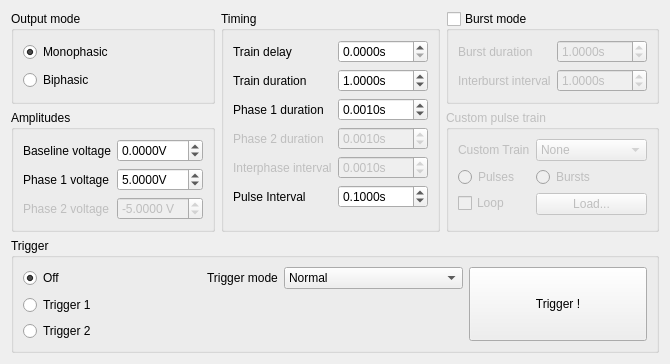
<?xml version="1.0" encoding="UTF-8"?>
<ui version="4.0">
 <class>Form</class>
 <widget class="QWidget" name="Form">
  <property name="geometry">
   <rect>
    <x>0</x>
    <y>0</y>
    <width>596</width>
    <height>323</height>
   </rect>
  </property>
  <property name="windowTitle">
   <string>Form</string>
  </property>
  <layout class="QGridLayout" name="gridLayout">
   <item row="0" column="1" rowspan="2">
    <widget class="QGroupBox" name="groupBox_3">
     <property name="title">
      <string>Timing</string>
     </property>
     <layout class="QFormLayout" name="formLayout_2">
      <item row="0" column="0">
       <widget class="QLabel" name="label_4">
        <property name="text">
         <string>Train delay</string>
        </property>
       </widget>
      </item>
      <item row="0" column="1">
       <widget class="ScienDSpinBox" name="trainDelaySpinBox">
        <property name="suffix">
         <string>s</string>
        </property>
        <property name="decimals">
         <number>4</number>
        </property>
        <property name="maximum">
         <double>3600.000000000000000</double>
        </property>
        <property name="singleStep">
         <double>0.001000000000000</double>
        </property>
       </widget>
      </item>
      <item row="1" column="0">
       <widget class="QLabel" name="label_5">
        <property name="text">
         <string>Train duration</string>
        </property>
       </widget>
      </item>
      <item row="1" column="1">
       <widget class="ScienDSpinBox" name="trainDurationSpinBox">
        <property name="suffix">
         <string>s</string>
        </property>
        <property name="decimals">
         <number>4</number>
        </property>
        <property name="minimum">
         <double>0.000100000000000</double>
        </property>
        <property name="maximum">
         <double>3600.000000000000000</double>
        </property>
        <property name="singleStep">
         <double>0.001000000000000</double>
        </property>
        <property name="value">
         <double>1.000000000000000</double>
        </property>
       </widget>
      </item>
      <item row="2" column="0">
       <widget class="QLabel" name="label_6">
        <property name="text">
         <string>Phase 1 duration</string>
        </property>
       </widget>
      </item>
      <item row="2" column="1">
       <widget class="ScienDSpinBox" name="phase1DurationSpinBox">
        <property name="suffix">
         <string>s</string>
        </property>
        <property name="decimals">
         <number>4</number>
        </property>
        <property name="minimum">
         <double>0.000100000000000</double>
        </property>
        <property name="maximum">
         <double>3600.000000000000000</double>
        </property>
        <property name="singleStep">
         <double>0.001000000000000</double>
        </property>
        <property name="value">
         <double>0.001000000000000</double>
        </property>
       </widget>
      </item>
      <item row="3" column="0">
       <widget class="QLabel" name="label_7">
        <property name="enabled">
         <bool>false</bool>
        </property>
        <property name="text">
         <string>Phase 2 duration</string>
        </property>
       </widget>
      </item>
      <item row="3" column="1">
       <widget class="ScienDSpinBox" name="phase2DurationSpinBox">
        <property name="enabled">
         <bool>false</bool>
        </property>
        <property name="suffix">
         <string>s</string>
        </property>
        <property name="decimals">
         <number>4</number>
        </property>
        <property name="minimum">
         <double>0.000100000000000</double>
        </property>
        <property name="maximum">
         <double>3600.000000000000000</double>
        </property>
        <property name="singleStep">
         <double>0.001000000000000</double>
        </property>
        <property name="value">
         <double>0.001000000000000</double>
        </property>
       </widget>
      </item>
      <item row="4" column="0">
       <widget class="QLabel" name="label_8">
        <property name="enabled">
         <bool>false</bool>
        </property>
        <property name="text">
         <string>Interphase interval</string>
        </property>
       </widget>
      </item>
      <item row="4" column="1">
       <widget class="ScienDSpinBox" name="interPhaseIntervalSpinBox">
        <property name="enabled">
         <bool>false</bool>
        </property>
        <property name="suffix">
         <string>s</string>
        </property>
        <property name="decimals">
         <number>4</number>
        </property>
        <property name="minimum">
         <double>0.000100000000000</double>
        </property>
        <property name="maximum">
         <double>3600.000000000000000</double>
        </property>
        <property name="singleStep">
         <double>0.001000000000000</double>
        </property>
        <property name="value">
         <double>0.001000000000000</double>
        </property>
       </widget>
      </item>
      <item row="5" column="0">
       <widget class="QLabel" name="label_9">
        <property name="text">
         <string>Pulse Interval</string>
        </property>
       </widget>
      </item>
      <item row="5" column="1">
       <widget class="ScienDSpinBox" name="pulseIntervalSpinBox">
        <property name="suffix">
         <string>s</string>
        </property>
        <property name="decimals">
         <number>4</number>
        </property>
        <property name="minimum">
         <double>0.000100000000000</double>
        </property>
        <property name="maximum">
         <double>3600.000000000000000</double>
        </property>
        <property name="singleStep">
         <double>0.001000000000000</double>
        </property>
        <property name="value">
         <double>0.100000000000000</double>
        </property>
       </widget>
      </item>
     </layout>
    </widget>
   </item>
   <item row="0" column="2">
    <widget class="QGroupBox" name="burstModeGroupBox">
     <property name="title">
      <string>Burst mode</string>
     </property>
     <property name="checkable">
      <bool>true</bool>
     </property>
     <property name="checked">
      <bool>false</bool>
     </property>
     <layout class="QFormLayout" name="formLayout_3">
      <item row="0" column="0">
       <widget class="QLabel" name="label_10">
        <property name="text">
         <string>Burst duration</string>
        </property>
       </widget>
      </item>
      <item row="0" column="1">
       <widget class="ScienDSpinBox" name="burstDurationSpinBox">
        <property name="suffix">
         <string>s</string>
        </property>
        <property name="decimals">
         <number>4</number>
        </property>
        <property name="minimum">
         <double>0.000100000000000</double>
        </property>
        <property name="maximum">
         <double>3600.000000000000000</double>
        </property>
        <property name="value">
         <double>1.000000000000000</double>
        </property>
       </widget>
      </item>
      <item row="1" column="0">
       <widget class="QLabel" name="label_11">
        <property name="text">
         <string>Interburst interval</string>
        </property>
       </widget>
      </item>
      <item row="1" column="1">
       <widget class="ScienDSpinBox" name="interBurstIntervalSpinBox">
        <property name="suffix">
         <string>s</string>
        </property>
        <property name="decimals">
         <number>4</number>
        </property>
        <property name="minimum">
         <double>0.000100000000000</double>
        </property>
        <property name="maximum">
         <double>3600.000000000000000</double>
        </property>
        <property name="value">
         <double>1.000000000000000</double>
        </property>
       </widget>
      </item>
     </layout>
    </widget>
   </item>
   <item row="3" column="0" colspan="3">
    <widget class="QGroupBox" name="groupBox_5">
     <property name="title">
      <string>Trigger</string>
     </property>
     <layout class="QGridLayout" name="gridLayout_2" columnstretch="1,0,1,1">
      <item row="0" column="1">
       <widget class="QLabel" name="label_12">
        <property name="text">
         <string>Trigger mode</string>
        </property>
       </widget>
      </item>
      <item row="0" column="2">
       <widget class="QComboBox" name="triggerModeComboBox">
        <property name="currentText">
         <string>Normal</string>
        </property>
        <property name="maxVisibleItems">
         <number>3</number>
        </property>
        <item>
         <property name="text">
          <string>Normal</string>
         </property>
        </item>
        <item>
         <property name="text">
          <string>Toggle</string>
         </property>
        </item>
        <item>
         <property name="text">
          <string>Gated</string>
         </property>
        </item>
       </widget>
      </item>
      <item row="0" column="3" rowspan="3">
       <widget class="QPushButton" name="softTriggerPushButton">
        <property name="sizePolicy">
         <sizepolicy hsizetype="Minimum" vsizetype="Expanding">
          <horstretch>0</horstretch>
          <verstretch>0</verstretch>
         </sizepolicy>
        </property>
        <property name="text">
         <string>Trigger !</string>
        </property>
        <property name="icon">
         <iconset>
          <normalon>:/icons/lightning.png</normalon>
         </iconset>
        </property>
       </widget>
      </item>
      <item row="2" column="0">
       <widget class="QRadioButton" name="trigger2RadioButton">
        <property name="text">
         <string>Trigger 2</string>
        </property>
        <attribute name="buttonGroup">
         <string notr="true">triggerSourceButtonGroup</string>
        </attribute>
       </widget>
      </item>
      <item row="1" column="0">
       <widget class="QRadioButton" name="trigger1RadioButton">
        <property name="text">
         <string>Trigger 1</string>
        </property>
        <attribute name="buttonGroup">
         <string notr="true">triggerSourceButtonGroup</string>
        </attribute>
       </widget>
      </item>
      <item row="0" column="0">
       <widget class="QRadioButton" name="triggerOffRadioButton">
        <property name="text">
         <string>Off</string>
        </property>
        <property name="checked">
         <bool>true</bool>
        </property>
        <attribute name="buttonGroup">
         <string notr="true">triggerSourceButtonGroup</string>
        </attribute>
       </widget>
      </item>
     </layout>
    </widget>
   </item>
   <item row="1" column="0">
    <widget class="QGroupBox" name="amplitudesGroupBox">
     <property name="title">
      <string>Amplitudes</string>
     </property>
     <layout class="QFormLayout" name="formLayout">
      <item row="0" column="0">
       <widget class="QLabel" name="label">
        <property name="toolTip">
         <string>defines the voltage between phases, pulses and pulse trains</string>
        </property>
        <property name="text">
         <string>Baseline voltage</string>
        </property>
       </widget>
      </item>
      <item row="0" column="1">
       <widget class="ScienDSpinBox" name="baselineVoltageSpinBox">
        <property name="toolTip">
         <string>defines the voltage between phases, pulses and pulse trains</string>
        </property>
        <property name="suffix">
         <string>V</string>
        </property>
        <property name="decimals">
         <number>4</number>
        </property>
        <property name="minimum">
         <double>-10.000000000000000</double>
        </property>
        <property name="maximum">
         <double>10.000000000000000</double>
        </property>
        <property name="singleStep">
         <double>0.100000000000000</double>
        </property>
       </widget>
      </item>
      <item row="1" column="0">
       <widget class="QLabel" name="label_2">
        <property name="text">
         <string>Phase 1 voltage</string>
        </property>
       </widget>
      </item>
      <item row="1" column="1">
       <widget class="ScienDSpinBox" name="phase1VoltageSpinBox">
        <property name="suffix">
         <string>V</string>
        </property>
        <property name="decimals">
         <number>4</number>
        </property>
        <property name="minimum">
         <double>-10.000000000000000</double>
        </property>
        <property name="maximum">
         <double>10.000000000000000</double>
        </property>
        <property name="singleStep">
         <double>0.100000000000000</double>
        </property>
        <property name="value">
         <double>5.000000000000000</double>
        </property>
       </widget>
      </item>
      <item row="2" column="0">
       <widget class="QLabel" name="label_3">
        <property name="enabled">
         <bool>false</bool>
        </property>
        <property name="text">
         <string>Phase 2 voltage</string>
        </property>
       </widget>
      </item>
      <item row="2" column="1">
       <widget class="ScienDSpinBox" name="phase2VoltageSpinBox">
        <property name="enabled">
         <bool>false</bool>
        </property>
        <property name="suffix">
         <string> V</string>
        </property>
        <property name="decimals">
         <number>4</number>
        </property>
        <property name="minimum">
         <double>-10.000000000000000</double>
        </property>
        <property name="maximum">
         <double>10.000000000000000</double>
        </property>
        <property name="singleStep">
         <double>0.100000000000000</double>
        </property>
        <property name="value">
         <double>-5.000000000000000</double>
        </property>
       </widget>
      </item>
     </layout>
    </widget>
   </item>
   <item row="0" column="0">
    <widget class="QGroupBox" name="outputModeGroupBox">
     <property name="title">
      <string>Output mode</string>
     </property>
     <layout class="QVBoxLayout" name="verticalLayout">
      <item>
       <widget class="QRadioButton" name="outputModeMonophasicRadioButton">
        <property name="text">
         <string>Monophasic</string>
        </property>
        <property name="checked">
         <bool>true</bool>
        </property>
        <attribute name="buttonGroup">
         <string notr="true">outputModeButtonGroup</string>
        </attribute>
       </widget>
      </item>
      <item>
       <widget class="QRadioButton" name="outputModeBiphasicRadioButton">
        <property name="text">
         <string>Biphasic</string>
        </property>
        <attribute name="buttonGroup">
         <string notr="true">outputModeButtonGroup</string>
        </attribute>
       </widget>
      </item>
     </layout>
    </widget>
   </item>
   <item row="1" column="2">
    <widget class="QGroupBox" name="customTrainGroupBox">
     <property name="enabled">
      <bool>false</bool>
     </property>
     <property name="toolTip">
      <string>&lt;html&gt;&lt;head/&gt;&lt;body&gt;&lt;p&gt;&lt;span style=&quot; color:#ff0000;&quot;&gt;NOT YET IMPLEMENTED&lt;/span&gt;&lt;/p&gt;&lt;p&gt;Sends a sequence of onset times and voltages describing a train of pulses. Two custom trains can be created, with 1,000 pulses each.&lt;/p&gt;&lt;/body&gt;&lt;/html&gt;</string>
     </property>
     <property name="title">
      <string>Custom pulse train</string>
     </property>
     <property name="checkable">
      <bool>false</bool>
     </property>
     <property name="checked">
      <bool>false</bool>
     </property>
     <layout class="QFormLayout" name="formLayout_4">
      <item row="0" column="0">
       <widget class="QLabel" name="label_13">
        <property name="text">
         <string>Custom Train</string>
        </property>
       </widget>
      </item>
      <item row="0" column="1">
       <widget class="QComboBox" name="customTrainSourceComboBox">
        <item>
         <property name="text">
          <string>None</string>
         </property>
        </item>
        <item>
         <property name="text">
          <string>Train #1</string>
         </property>
        </item>
        <item>
         <property name="text">
          <string>Train #2</string>
         </property>
        </item>
       </widget>
      </item>
      <item row="1" column="0">
       <widget class="QRadioButton" name="radioButton">
        <property name="text">
         <string>Pulses</string>
        </property>
        <attribute name="buttonGroup">
         <string notr="true">customTrainButtonGroup</string>
        </attribute>
       </widget>
      </item>
      <item row="1" column="1">
       <widget class="QRadioButton" name="radioButton_2">
        <property name="text">
         <string>Bursts</string>
        </property>
        <attribute name="buttonGroup">
         <string notr="true">customTrainButtonGroup</string>
        </attribute>
       </widget>
      </item>
      <item row="2" column="0">
       <widget class="QCheckBox" name="customTrainLoopCheckBox">
        <property name="text">
         <string>Loop</string>
        </property>
       </widget>
      </item>
      <item row="2" column="1">
       <widget class="QPushButton" name="customTrainLoadPushButton">
        <property name="text">
         <string>Load...</string>
        </property>
       </widget>
      </item>
     </layout>
    </widget>
   </item>
  </layout>
 </widget>
 <customwidgets>
  <customwidget>
   <class>ScienDSpinBox</class>
   <extends>QDoubleSpinBox</extends>
   <header>GUI.scientific_spinbox</header>
  </customwidget>
 </customwidgets>
 <resources>
  <include location="../resources/resources.qrc"/>
 </resources>
 <connections/>
 <buttongroups>
  <buttongroup name="outputModeButtonGroup"/>
  <buttongroup name="customTrainButtonGroup"/>
  <buttongroup name="triggerSourceButtonGroup"/>
 </buttongroups>
</ui>
